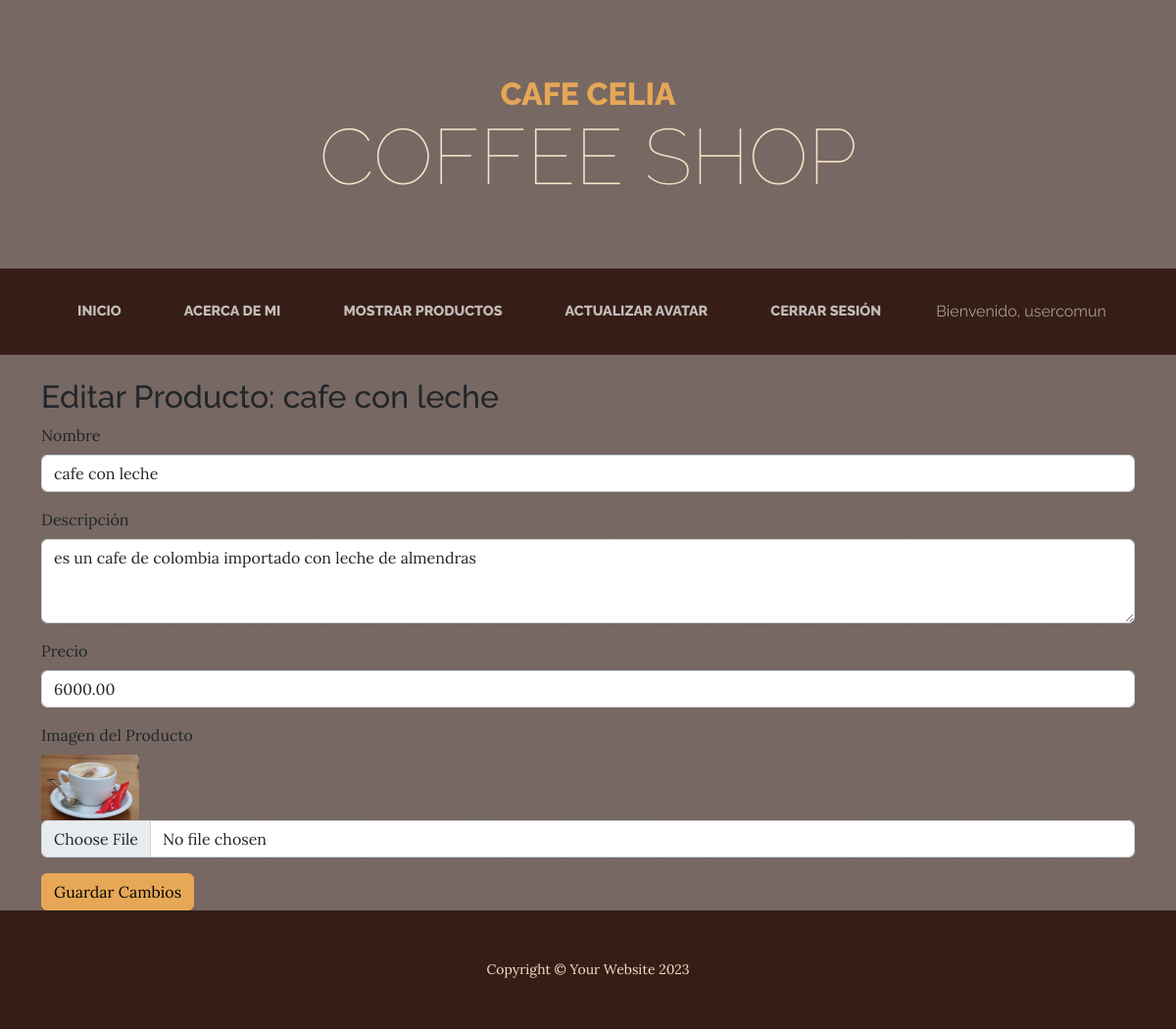
/productos/editar/8/ (signed in), run on the app's committed database.
### app/models.py (models this page shows, shortened)
class Producto(models.Model):
    nombre = models.CharField(max_length=100)
    descripcion = models.TextField()
    precio = models.DecimalField(max_digits=10, decimal_places=2)
    imagen = models.ImageField(upload_to='productos/')

### app/views.py (the view)
# urls.py: path('productos/editar/<int:producto_id>/', views.editar_producto, name='editar_producto'),
@login_required
def editar_producto(request, producto_id):
    producto = get_object_or_404(Producto, id=producto_id)
    if request.method == 'POST':
        form = ProductoForm(request.POST, request.FILES, instance=producto)
        if form.is_valid():
            form.save()  # Guarda los cambios en el producto
            return redirect('mostrar_producto')  # Redirige a la página de productos
    else:
        form = ProductoForm(instance=producto)  # Carga el formulario con los datos del producto
    return render(request, 'app/editar_producto.html', {'form': form, 'producto': producto})

### app/forms.py
class ProductoForm(forms.ModelForm):
    class Meta:
        model = Producto
        fields = ['nombre', 'descripcion', 'precio', 'imagen']
        widgets = {
            'nombre': forms.TextInput(attrs={'class': 'form-control', 'placeholder': 'Nombre del producto'}),
            'descripcion': forms.Textarea(attrs={'class': 'form-control', 'placeholder': 'Descripción'}),
            'precio': forms.NumberInput(attrs={'class': 'form-control', 'placeholder': 'Precio'}),
            'imagen': forms.ClearableFileInput(attrs={'class': 'form-control'}),
        }

### app/templates/app/editar_producto.html (shortened to what this page needs)
{% extends "app/base.html" %}
{% block main %}
    <h2>Editar Producto: {{ producto.nombre }}</h2>
    <form method="POST" enctype="multipart/form-data">
        <div class="mb-3">
            <label for="nombre" class="form-label">Nombre</label>
            <input type="text" class="form-control" id="nombre" name="nombre" value="{{ producto.nombre }}" required>
        </div>
        <div class="mb-3">
            <label for="descripcion" class="form-label">Descripción</label>
            <textarea class="form-control" id="descripcion" name="descripcion" rows="3" required>{{ producto.descripcion }}</textarea>
        </div>
        <div class="mb-3">
            <label for="precio" class="form-label">Precio</label>
            <input type="number" class="form-control" id="precio" name="precio" value="{{ producto.precio }}" step="0.01" required>
        </div>
        <div class="mb-3">
            <label for="imagen" class="form-label">Imagen del Producto</label>
            {% if producto.imagen %}
                <div>
                    <img src="{{ producto.imagen.url }}" alt="{{ producto.nombre }}" style="max-width: 100px;">
                </div>
            {% endif %}
            <input type="file" class="form-control" id="imagen" name="imagen">
        </div>
        <button type="submit" class="btn btn-primary">Guardar Cambios</button>
    </form>
{% endblock %}

### app/templates/app/base.html (shortened to what this page needs)
<!DOCTYPE html>
{% load static %}
<html lang="en">
    <head>
        <link href="{% static 'app/css/styles.css' %}" rel="stylesheet" />
    </head>
    <body>
        <header>
            <h1 class="site-heading text-center text-faded d-none d-lg-block">
                <span class="site-heading-upper text-primary mb-3">Cafe Celia</span>
                <span class="site-heading-lower">Coffee shop</span>
            </h1>
        </header>
        <nav class="navbar navbar-expand-lg navbar-dark py-lg-4" id="mainNav">
            <div class="container">
                <div class="collapse navbar-collapse" id="navbarSupportedContent">
                    <ul class="navbar-nav mx-auto">
                        <li class="nav-item px-lg-4"><a class="nav-link text-uppercase" href="{% url 'inicio' %}">inicio</a></li>
                        <li class="nav-item px-lg-4"><a class="nav-link text-uppercase" href="{% url 'acerca' %}">Acerca de mi</a></li>
                        <li class="nav-item px-lg-4"><a class="nav-link text-uppercase" href="{% url 'productos' %}">Mostrar Productos</a></li>
                        {% if user.is_authenticated %}
                    <li class="nav-item px-lg-4"><a class="nav-link text-uppercase" href="{% url 'actualizar_avatar' %}">Actualizar Avatar</a></li>
                    <li class="nav-item px-lg-4"><a class="nav-link text-uppercase" href="{% url 'logout' %}">Cerrar sesión</a></li>
                    <li class="nav-item px-lg-4 nav-link">Bienvenido, {{ user.username }}</li>
                {% else %}
                    <li class="nav-item px-lg-4"><a class="nav-link text-uppercase" href="{% url 'login' %}">Iniciar sesión</a></li>
                    <li class="nav-item px-lg-4"><a class="nav-link text-uppercase" href="{% url 'register' %}">Registrarse</a></li>
                {% endif %}
                    </ul>
                </div>
            </div>
        </nav>
        <div class="container mt-4">
            {% block main %}
            {% endblock %}
        </div>
        <footer class="footer text-faded text-center py-5">
            <div class="container"><p class="m-0 small">Copyright &copy; Your Website 2023</p></div>
        </footer>
    </body>
</html>

### data on the page
Producto: nombre "cafe con leche", descripcion "es un cafe de colombia importado con leche de almendras", precio "6000.00", imagen (picture)

### other printed values
{{ user.username }} "usercomun"
